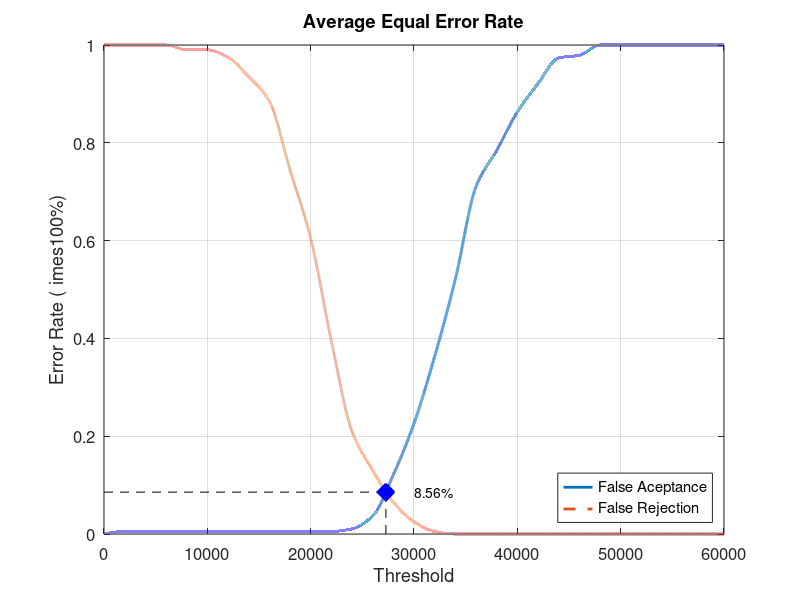
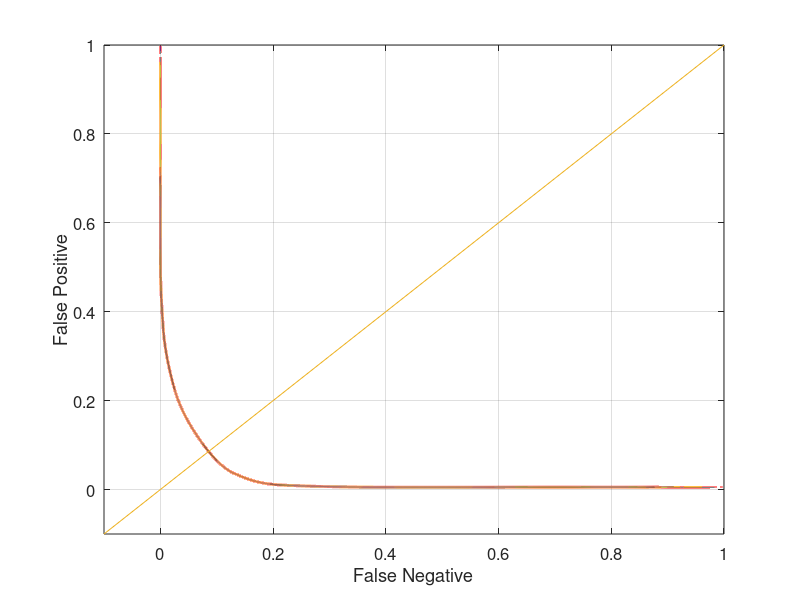

These charts were generated, in order, by the following MATLAB code:
close all;
clear;
clc;
x = 0:2000:60000;
xq = 0:0.5:60000;

y0 = [0 0.00526316 0.00526316 0.00526316 0.00526316 0.00526316 0.00526316 0.00526316 0.00526316 0.00526316 0.00526316 0.00526316 0.0105263 0.0368421 0.121053 0.226316 0.363158 0.521053 0.710526 0.784211 0.863158 0.921053 0.973684 0.978947 1 1 1 1 1 1 1]
yy0 = interp1(x, y0, xq, 'pchip');
y1 = [1 1 1 1 0.99 0.99 0.975 0.935 0.885 0.745 0.605 0.395 0.21 0.13 0.065 0.025 0.005 0 0 0 0 0 0 0 0 0 0 0 0 0 0]
yy1 = interp1(x, y1, xq, 'pchip');

% Calculating EER: 
y2 = abs(y0 - y1);
find(y2 == min(y2))
yy2 = abs(yy0 - yy1);
xEER = find(yy2 == min(yy2));
xEERIndex = xq(xEER) % X-axis EER
yEER = yy0(xEER) % Y-axis EER

main = figure
plot(xq, yy0,'-','LineWidth', 2);	hold on
plot(xq, yy1,'--','LineWidth', 2);	hold on
plot([xEERIndex xEERIndex], [0 yEER], 'k--');	hold on
plot([0 xEERIndex], [yEER yEER], 'k--');	hold on
plot(xEERIndex, yEER, 'bx', 'LineWidth', 10);	hold on
text(xEERIndex + 10 * xEERIndex / 100, yEER, [num2str(round((10000 * yEER)) / 100) '%'])
legend('False Aceptance', 'False Rejection', 'Location', 'SouthEast')
xlabel('Threshold')
ylabel('Error Rate (	imes100%)')
title('Average Equal Error Rate')
set(gca, 'FontSize', 12)
axis([0 60000 0 1])
grid on

print(main, 'Database3_2Main', '-dpng');
FNRxFPR = figure('Color', [1 1 1]);
plot(yy1, yy0, '-', yy1, yy0, 'LineWidth', 2);
hold on
y = -0.1:0.1:1
plot(y, y); 
set(gca, 'FontSize', 12)
xlabel('False Negative')
ylabel('False Positive')
axis([-0.1 1 -0.1 1])
set(gca, 'FontSize', 12)
grid on

print(FNRxFPR, 'Database3_2FNRxFPR','-dpng');
